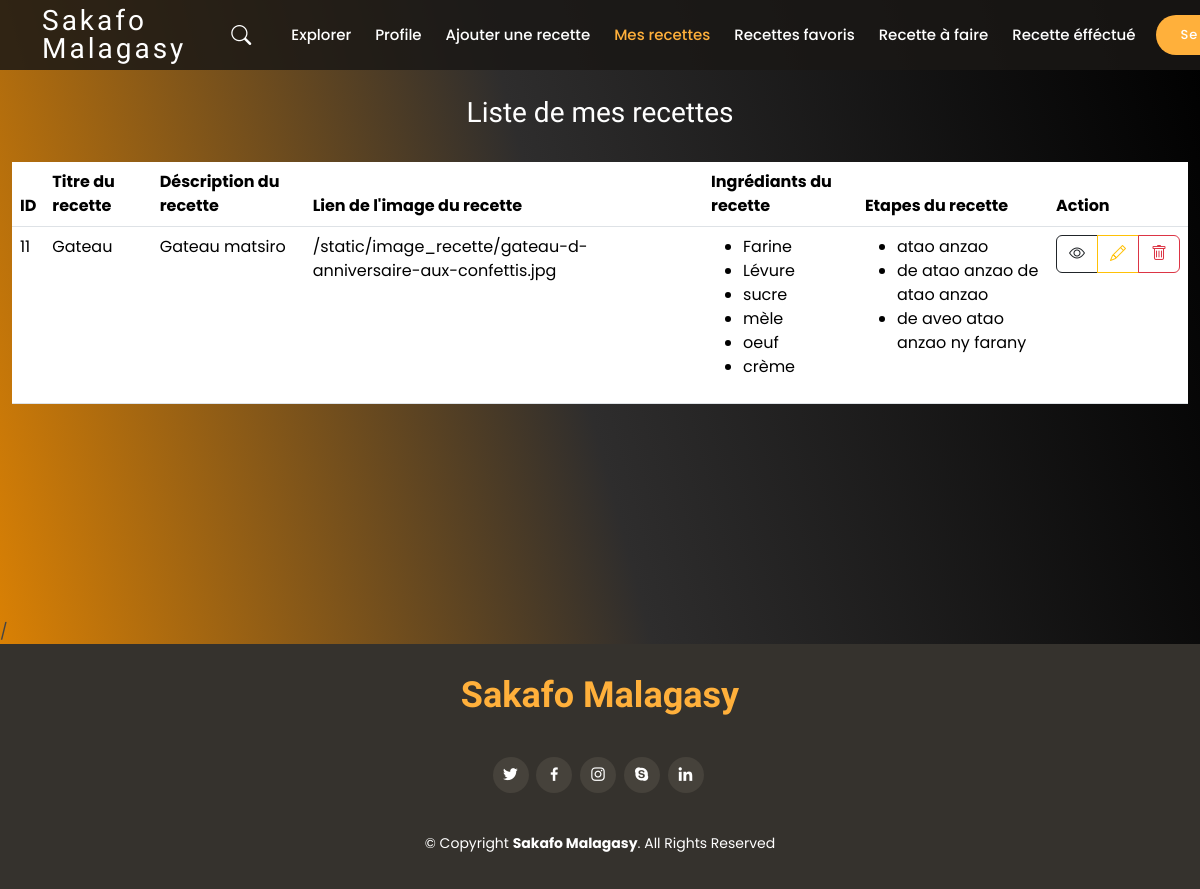
The page /membre/recette (signed in) on the database its author committed.
### membre/models.py (models this page shows)
class Recette(models.Model):
    titre = models.CharField(max_length=100)
    description = models.TextField()
    date_creation = models.DateTimeField(auto_now_add=True)
    auteur = models.ForeignKey(User, on_delete=models.CASCADE)
    photo = models.ForeignKey(Photo, on_delete=models.CASCADE)

class Photo(models.Model):
    fichier = models.ImageField(upload_to='static/image_recette')

class Ingredient(models.Model):
    nom = models.CharField(max_length=50)
    recette = models.ForeignKey(Recette, on_delete=models.CASCADE)

class Etape(models.Model):
    numero = models.PositiveIntegerField()
    description = models.TextField()
    recette = models.ForeignKey(Recette, on_delete=models.CASCADE)

### membre/views.py (the view)
# urls.py: path('recette', recette, name="recette"),
def recette(request):
    if request.user.is_authenticated:
        active_page = "recette"
        recette = Recette.objects.filter(auteur_id=request.user.id)
        return render(request, "membre/recette.html", {'active_page': active_page, 'recette': recette})

### templates/membre/recette.html
{% extends 'membre/baseMembre.html' %}
{% block content %}
    <div class="container-fluid" style="margin-bottom:200px">
        <br><br><br><br>
    <h3 class="text-center text-white">Liste de mes recettes</h3>
        <br>
    <div class="table-responsive">
        <table class="table">
            <thead>
            <tr>
                <th>ID</th>
                <th>Titre du recette</th>
                <th>Déscription du recette</th>
                <th>Lien de l'image du recette</th>
                <th>Ingrédiants du recette</th>
                   <th>Etapes du recette</th>
                <th>Action</th>
            </tr>
            </thead>
            {% if recette %}
            <tbody>
            {% for donne in recette %}
            <tr>
                <td>{{ donne.id }}</td>
                <td>{{ donne.titre }}</td>
                <td>{{ donne.description }}</td>
                <td>{{donne.photo.fichier.url}}</td>
                <td>
                    <ul>
                        {% for ingredient in donne.ingredient_set.all %}
                        <li>{{ ingredient.nom }}</li>
                        {% endfor %}
                    </ul>
                </td>
                <td>
                    <ul>
                        {% for etape in donne.etape_set.all %}
                        <li>{{ etape.description }}</li>
                        {% endfor %}
                    </ul>
                </td>
                <td><div class="btn-group">
                    <button class="btn btn-outline-dark btnAfficheRecette" data-id={{ donne.id }}><i class="bi bi-eye"></i></button>
                    <button class="btn btn-outline-warning editRecette" data-id={{ donne.id }}><i class="bi bi-pencil"></i></button>
                    <button class="btn btn-outline-danger btnDeleteRecette" data-bs-toggle="modal" data-bs-target="modalDeleteRecette" data-id={{ donne.id }}><i class="bi bi-trash"></i></button>
                </div></td>
            </tr>
            {% endfor %}
            </tbody>
            {% endif %}
        </table>
    </div>
    </div>
{% endblock %}

### static/assets/css/style.css (style rules this page uses)
body { font-family: "Poppins", sans-serif; color: #444444; }
h1, h2, h3, h4, h5, h6 { font-family: "Satisfy", sans-serif; }

### rows shown on the page
Recette: id "11", titre "Gateau", description "Gateau matsiro", photo.fichier "/static/image_recette/gateau-d-anniversaire-aux-confettis.jpg"
Ingredient: nom "Farine"
Ingredient: nom "Lévure"
Ingredient: nom "sucre"
Ingredient: nom "mèle"
Ingredient: nom "oeuf"
Ingredient: nom "crème"
Etape: description "atao anzao"
Etape: description "de atao anzao de atao anzao"
Etape: description "de aveo atao anzao ny farany"
